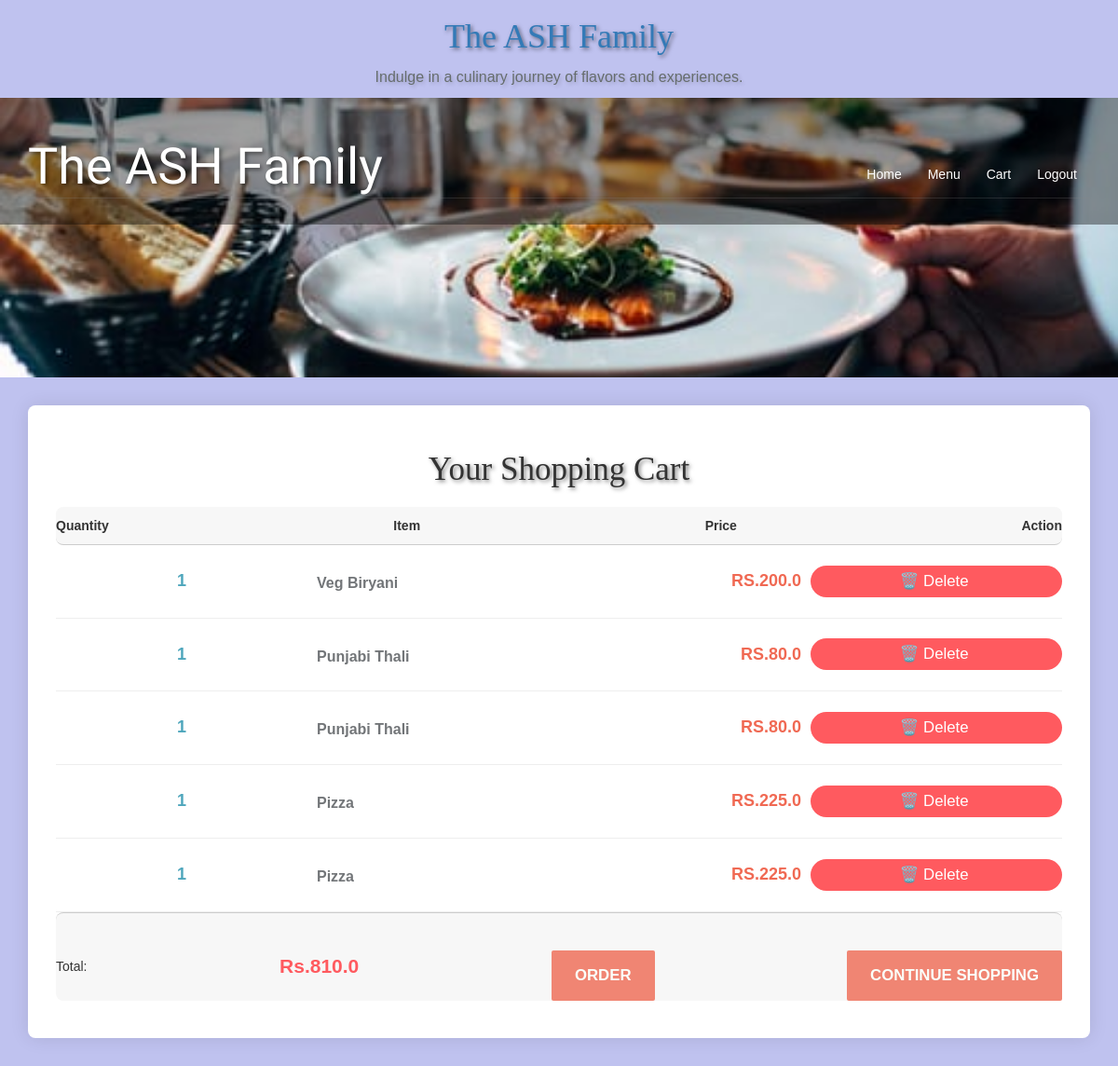
The page /cart/ (signed in) on the database as committed earlier.
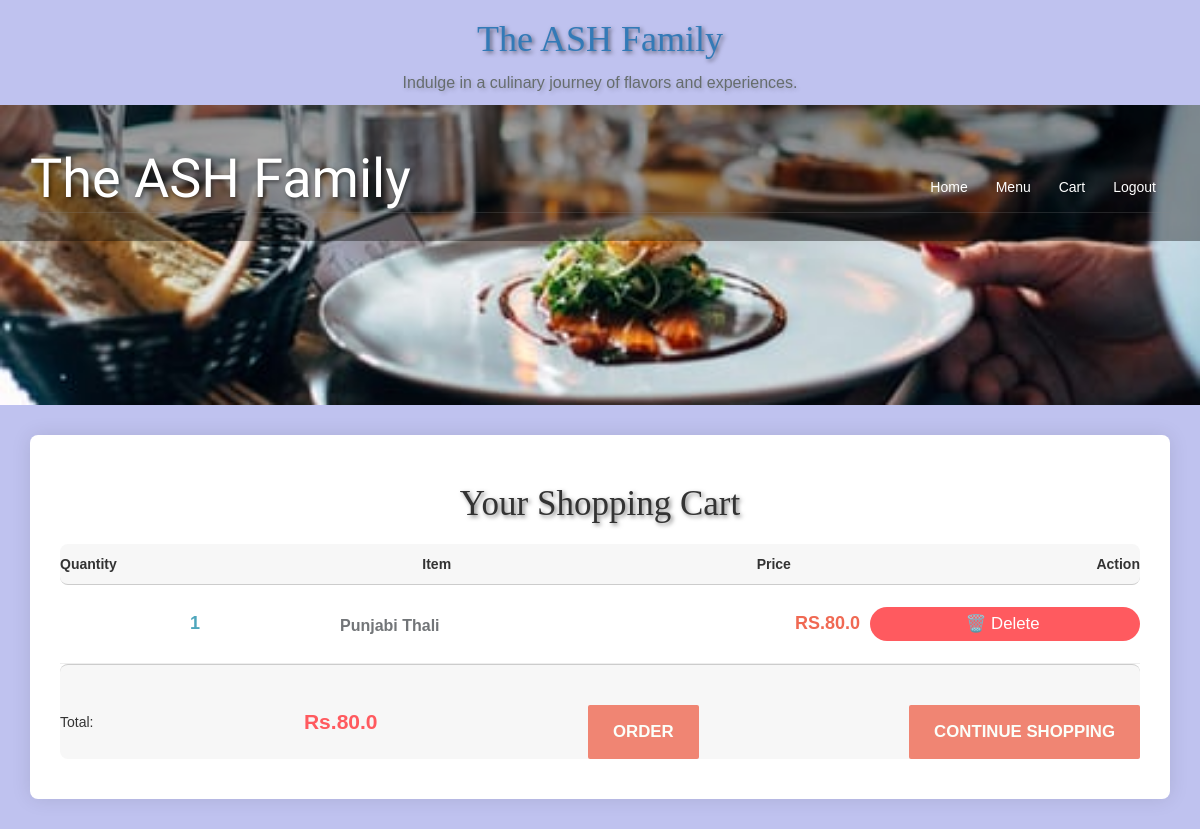
The same page on the database as committed later.
### hotel/models.py (models this page shows, shortened)
class Cart(models.Model):
    quantity = models.IntegerField(default=1)
    food = models.ForeignKey(Food, on_delete=models.CASCADE)
    user = models.ForeignKey(User, on_delete=models.CASCADE)

class Food(models.Model):
    INDIAN = 'Indian Food'
    SOUTH = 'South Food'
    GUJARATI = 'Gujarati Food'
    PUNJABI = 'Punjabi Food'
    FAST = 'Fast Food'
    COURSE_CHOICES = (
        (INDIAN, 'Indian Food'),
        (SOUTH, 'South Food'),
        (GUJARATI, 'Gujarati Food'),
        (PUNJABI, 'Punjabi Food'),
        (FAST, 'Fast Food'),
    )
    DISABLED = 'Disabled'
    ENABLED = 'Enabled'
    STATUS_CHOICES = (
        (DISABLED, 'Disabled'),
        (ENABLED, 'Enabled'),
    )
    name = models.CharField(max_length=250)
    course = models.CharField(max_length=50, choices=COURSE_CHOICES, default=INDIAN)
    status = models.CharField(max_length=50, choices=STATUS_CHOICES, default=ENABLED)
    content_description = models.TextField()
    base_price = models.FloatField()
    sale_price = models.FloatField(default=base_price)
    discount = models.DecimalField(default=0, decimal_places=2, max_digits=5)
    image = models.FileField(blank=True, null=True)
    num_order = models.IntegerField(default=0)

### hotel/views.py (the view)
# urls.py: path('cart/', views.cart, name='cart'),  # Cart page
@login_required
def cart(request):
    user = User.objects.get(id=request.user.id)
    items = Cart.objects.filter(user=user)
    total = 0
    for item in items:
        total += item.food.sale_price
    return render(request, 'cart.html', {'items': items, 'total':total})

### hotel/templates/cart.html (shortened to what this page needs)
{% load static %}
{% include "includes/landing_top.html" %}
{% load mathfilters %}
<body>
  <div class="bg-img">
    {% include "includes/banner1.html" %}
  </div>
  <div class="container">
    <div class="cart-container">
      <h1 class="cart-heading">Your Shopping Cart</h1>
      <ul class="cart-items">
        <li class="cart-item-heading">
          <span>Quantity</span>
          <span>Item</span>
          <span>Price</span>
          <span>Action</span>
        </li>
        {% for item in items %}
        <li class="cart-item">
          <span class="quantity">{{ item.quantity }}</span>
          <span class="itemName">{{ item.food.name }}</span>
          <span class="price">Rs.{{ item.food.sale_price|mul:item.quantity }}</span>
          <span class="delete-button">
            <a href="{% url 'hotel:delete_item' item.id %}">🗑️ Delete</a>
          </span>
        </li>
        {% endfor %}
        <li class="cart-item-total">
          <span>Total:</span>
          <span class="total-price">Rs.{{ total }}</span>
          {% if total > 0 %}
           <span class="order"><a class="order-link" href="{% url 'hotel:payment_page' %}">Order</a></span>
         {% else %}
           <span class="order-link disabled">Order</span>
         {% endif %}
          <span class="order"><a class="continue-shopping-link" href="{% url 'hotel:menu' %}">Continue Shopping </a></span>
        </li>
      </ul>
    </div>
  </div>
</body>

### hotel/templates/includes/landing_top.html (shortened to what this page needs)
{% load static %}
<!DOCTYPE html>
<html>
<head>
    <link href="{% static 'dist/css/bootstrap.css' %}" rel="stylesheet" type="text/css" media="all" />
    <link rel="stylesheet" href="{% static 'dist/css/style.css' %}" type="text/css" media="all" />
    <link href="{% static 'dist/css/font-awesome.css' %}" rel="stylesheet">
    <link rel="stylesheet" type="text/css" href="{% static 'assets/css/custom.css' %}"/>
</head>
<body style="background-color:rgba(147, 152, 228, 0.594);">
    <h1 style="text-align: center;"><a href="/">The ASH Family</a></h1>
    <p style="text-align: center;color: rgb(102, 109, 109); text-shadow: 2px 2px 4px rgba(0, 0, 0, 0.2); ">Indulge in a culinary journey of flavors and experiences.</p>
</body>
</html>

### hotel/templates/includes/banner1.html (shortened to what this page needs)
        {% load static %}
        <div class="banner code-banner">
			<div class="container">
				<div class="header">
					<div class="logo">
						<h1><a href="/">The ASH Family</a></h1>
					</div>
					<div class="top-nav">
						<nav class="navbar navbar-default">
							<div class="collapse navbar-collapse" id="bs-example-navbar-collapse-1">
								<ul class="nav navbar-nav">
									<li><a href="/">Home</a></li>
									<li><a href="/menu">Menu</a></li>
									<li><a href="">Cart</a></li>
									<li><a href="/accounts/logout/">Logout</a></li>
									<div class="clearfix"> </div>
								</ul>
							</div>
						</nav>
					</div>
					<div class="clearfix"> </div>
				</div>
			</div>
		</div>

### hotel/static/assets/css/custom.css (style rules this page uses)
body { font-size: 14px; font-family: 'Arial', sans-serif; background-color: #f2f6f9; margin: 0; }
.navbar { background-color: #4ea6bc; padding: 15px; }
.itemName { color: #727578; font-size: 16px; font-weight: bold; text-transform: uppercase; margin-top: 5px; }
.quantity { color: #4ea6bc; font-size: 18px; font-weight: bold; text-transform: uppercase; }
.price { color: #f06953; font-size: 18px; font-weight: bold; text-transform: uppercase; }
.order a { background-color: #f08573; color: #fbfffa; font-weight: bold; border-radius: 2px; padding: 15px 25px; text-transform: uppercase; }

### hotel/templates/includes/landing_top.html (style rules this page uses)
body { font-family: 'Roboto Condensed', sans-serif; color: #333; background-color: #f7f7f7; }
h1, h2, h3, h4, h5, h6 { font-family: 'Cinzel Decorative', cursive; color: #1e90ff; }
p { font-size: 16px; line-height: 1.6; }
h1 { text-align: center; text-shadow: 2px 2px 4px rgba(0, 0, 0, 0.5); }

### hotel/templates/cart.html (style rules this page uses)
body { font-family: 'Arial', sans-serif; background-color: #f4f4f4; color: #333; margin: 0; padding: 0; }
.bg-img { height: 300px; background-size: cover; background-position: center; }
.container { padding-top: 30px; }
.cart-container { background-color: #fff; border-radius: 8px; box-shadow: 0 0 20px rgba(0, 0, 0, 0.1); padding: 30px; margin-bottom: 30px; }
.cart-heading { font-size: 2.5em; margin-bottom: 20px; text-align: center; color: #333; }
.cart-items { list-style: none; padding: 0; }
.cart-item-heading { font-weight: bold; border-bottom: 1px solid #ccc; padding: 10px 0; display: flex; justify-content: space-between; align-items: center; background-color: #f7f7f7; border-radius: 8px; }
.cart-item { border-bottom: 1px solid #eee; padding: 15px 0; display: flex; justify-content: space-between; align-items: center; }
.quantity, .itemName, .price, .delete-button { width: 25%; padding: 10px; }
.quantity { text-align: center; }
.itemName { text-transform: capitalize; }
.price { text-align: right; }
.delete-button { text-align: center; background-color: #ff5a5f; color: #fff; border: none; padding: 5px 10px; border-radius: 20px; cursor: pointer; transition: background-color 0.3s ease; display: flex; align-items: center; justify-content: center; }
.delete-button a { text-decoration: none; color: #fff; font-size: 1.2em; margin-right: 5px; }
.cart-item-total { border-top: 1px solid #ccc; padding-top: 20px; display: flex; justify-content: space-between; align-items: center; background-color: #f7f7f7; border-radius: 8px; }
.total-price { font-size: 1.5em; font-weight: bold; color: #ff5a5f; }
.order-link, .continue-shopping-link { display: block; margin-top: 20px; text-decoration: none; padding: 15px 30px; border-radius: 5px; color: #fff; text-align: center; transition: background-color 0.3s ease; font-size: 1.2em; }
.order-link { background-color: #ff5a5f; }
.continue-shopping-link { background-color: #333; }

Rows that differ between the two databases and show on the page:
removed Cart: quantity "1", food.name "Veg Biryani", food.sale_price|mul "200.0"
removed Cart: quantity "1", food.name "Punjabi Thali", food.sale_price|mul "80.0"
removed Cart: quantity "1", food.name "Pizza", food.sale_price|mul "225.0"
removed Cart: quantity "1", food.name "Pizza", food.sale_price|mul "225.0"
Other text that changed with them:
{{ total }}: "810.0" → "80.0"
